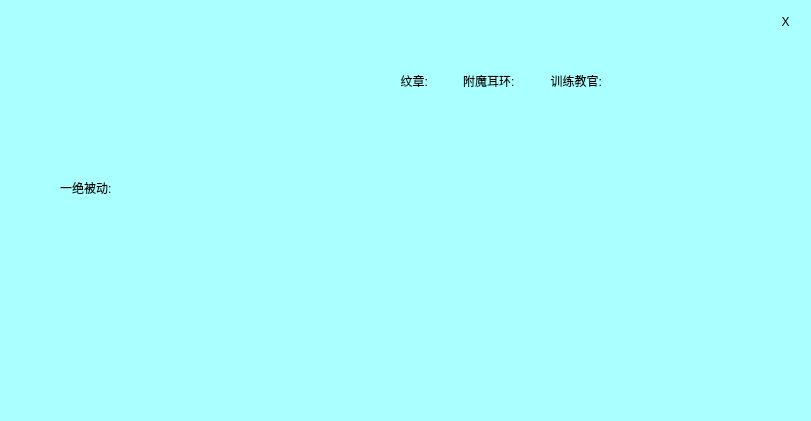
   <widget class="QWidget" name="widget_3" native="true">
    <property name="geometry">
     <rect>
      <x>170</x>
      <y>880</y>
      <width>811</width>
      <height>421</height>
     </rect>
    </property>
    <property name="styleSheet">
     <string notr="true">background-color:rgb(170, 255, 255);
border-radius:10px;</string>
    </property>
    <widget class="QPushButton" name="pushButton_2">
     <property name="geometry">
      <rect>
       <x>770</x>
       <y>10</y>
       <width>31</width>
       <height>23</height>
      </rect>
     </property>
     <property name="text">
      <string>X</string>
     </property>
    </widget>
    <widget class="QLabel" name="label_7">
     <property name="geometry">
      <rect>
       <x>60</x>
       <y>180</y>
       <width>54</width>
       <height>16</height>
      </rect>
     </property>
     <property name="text">
      <string>一绝被动:</string>
     </property>
    </widget>
    <widget class="QLineEdit" name="zj_bd">
     <property name="geometry">
      <rect>
       <x>120</x>
       <y>180</y>
       <width>86</width>
       <height>17</height>
      </rect>
     </property>
     <property name="text">
      <string/>
     </property>
    </widget>
    <widget class="QWidget" name="">
     <property name="geometry">
      <rect>
       <x>400</x>
       <y>60</y>
       <width>231</width>
       <height>41</height>
      </rect>
     </property>
     <layout class="QHBoxLayout" name="horizontalLayout_15">
      <item>
       <widget class="QLabel" name="label_9">
        <property name="text">
         <string>纹章:</string>
        </property>
        <property name="alignment">
         <set>Qt::AlignRight|Qt::AlignTrailing|Qt::AlignVCenter</set>
        </property>
       </widget>
      </item>
      <item>
       <widget class="QLineEdit" name="zj_xz">
        <property name="text">
         <string/>
        </property>
       </widget>
      </item>
      <item>
       <widget class="QLabel" name="label_2">
        <property name="text">
         <string>附魔耳环:</string>
        </property>
       </widget>
      </item>
      <item>
       <widget class="QLineEdit" name="zj_eh">
        <property name="text">
         <string/>
        </property>
       </widget>
      </item>
      <item>
       <widget class="QLabel" name="label_4">
        <property name="text">
         <string>训练教官:</string>
        </property>
        <property name="alignment">
         <set>Qt::AlignRight|Qt::AlignTrailing|Qt::AlignVCenter</set>
        </property>
       </widget>
      </item>
      <item>
       <widget class="QLineEdit" name="zj_gh">
        <property name="text">
         <string/>
        </property>
       </widget>
      </item>
     </layout>
    </widget>
   </widget>
